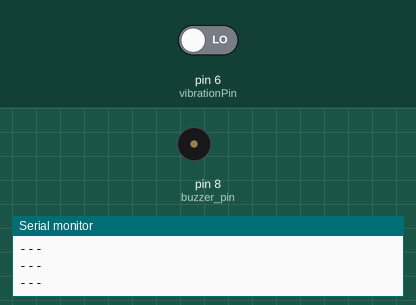
The sketch below on a simulated Arduino Uno, built with avr-gcc and run on an emulated ATmega328P. On the bench: buzzer (waves = sounding), the last lines printed to the serial monitor. The inputs (shaded band) are chosen by the test bench; at power-on: pin 6 (vibrationPin) LOW.

Above: at 1.2 s.
1.3 s: pin 6 (vibrationPin) driven HIGH
At 1.7 s:
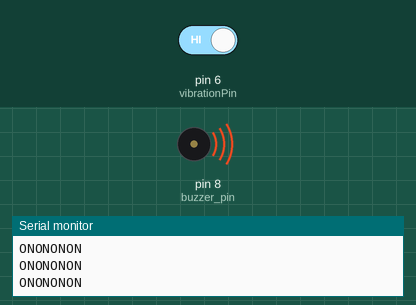
2.8 s: pin 6 (vibrationPin) driven LOW
At 4.2 s:
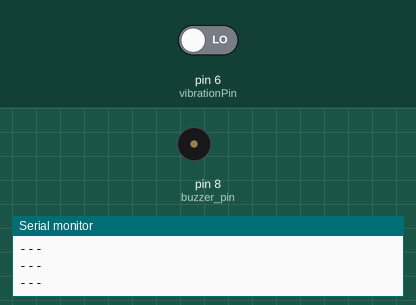
Timing chart, 0 to 5.8 s (numbered marks = the images above; inputs shaded):
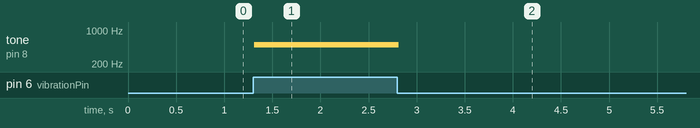

Measured:
- after the input at 1.3 s, tone on pin 8 (buzzer_pin): silent → 500 Hz at once
- after the input at 2.8 s, tone on pin 8 (buzzer_pin): 500 Hz → silent at once

The sketch:

MicroduinoVibrationSensor.ino
```cpp
#define buzzer_pin 8


const int vibrationPin = 6;     // the number of the pushbutton pin

int vibrationState = 0;

void setup() {
  Serial.begin(9600);
  pinMode(vibrationPin, INPUT);
  pinMode(buzzer_pin,OUTPUT);
}

void loop() {
  vibrationState = digitalRead(vibrationPin);
  if (vibrationState == HIGH) {
    Serial.println("ONONONON");
    tone(buzzer_pin,500);
  } else {
    Serial.println("---");
    noTone(buzzer_pin);
  }
}
```
